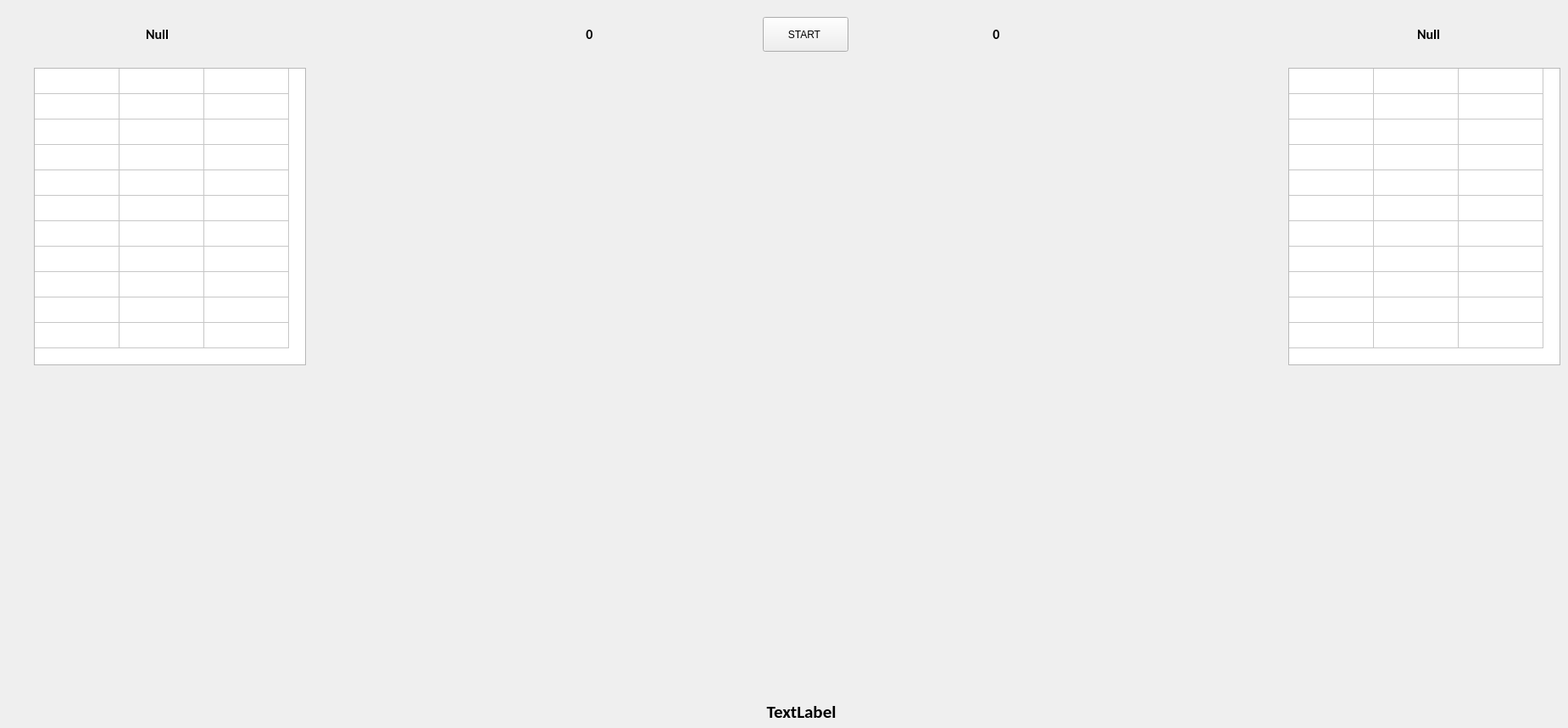
    <widget class="QWidget" name="tab">
     <attribute name="title">
      <string>Match</string>
     </attribute>
     <widget class="QTableWidget" name="team_left">
      <property name="geometry">
       <rect>
        <x>40</x>
        <y>80</y>
        <width>321</width>
        <height>351</height>
       </rect>
      </property>
      <property name="verticalScrollBarPolicy">
       <enum>Qt::ScrollBarAlwaysOff</enum>
      </property>
      <property name="horizontalScrollBarPolicy">
       <enum>Qt::ScrollBarAlwaysOff</enum>
      </property>
      <property name="sizeAdjustPolicy">
       <enum>QAbstractScrollArea::AdjustToContentsOnFirstShow</enum>
      </property>
      <property name="editTriggers">
       <set>QAbstractItemView::NoEditTriggers</set>
      </property>
      <property name="selectionMode">
       <enum>QAbstractItemView::NoSelection</enum>
      </property>
      <property name="showGrid">
       <bool>true</bool>
      </property>
      <property name="gridStyle">
       <enum>Qt::SolidLine</enum>
      </property>
      <property name="rowCount">
       <number>11</number>
      </property>
      <property name="columnCount">
       <number>3</number>
      </property>
      <attribute name="horizontalHeaderVisible">
       <bool>false</bool>
      </attribute>
      <attribute name="horizontalHeaderCascadingSectionResizes">
       <bool>false</bool>
      </attribute>
      <attribute name="horizontalHeaderDefaultSectionSize">
       <number>100</number>
      </attribute>
      <attribute name="verticalHeaderVisible">
       <bool>false</bool>
      </attribute>
      <attribute name="verticalHeaderCascadingSectionResizes">
       <bool>false</bool>
      </attribute>
      <attribute name="verticalHeaderMinimumSectionSize">
       <number>23</number>
      </attribute>
      <attribute name="verticalHeaderDefaultSectionSize">
       <number>30</number>
      </attribute>
      <row>
       <property name="text">
        <string>1</string>
       </property>
      </row>
      <row>
       <property name="text">
        <string>2</string>
       </property>
      </row>
      <row>
       <property name="text">
        <string>3</string>
       </property>
      </row>
      <row>
       <property name="text">
        <string>4</string>
       </property>
      </row>
      <row>
       <property name="text">
        <string>5</string>
       </property>
      </row>
      <row>
       <property name="text">
        <string>6</string>
       </property>
      </row>
      <row>
       <property name="text">
        <string>7</string>
       </property>
      </row>
      <row>
       <property name="text">
        <string>8</string>
       </property>
      </row>
      <row>
       <property name="text">
        <string>9</string>
       </property>
      </row>
      <row>
       <property name="text">
        <string>10</string>
       </property>
      </row>
      <row>
       <property name="text">
        <string>11</string>
       </property>
      </row>
      <column>
       <property name="text">
        <string>Player Name</string>
       </property>
       <property name="font">
        <font>
         <pointsize>10</pointsize>
         <weight>50</weight>
         <bold>false</bold>
        </font>
       </property>
       <property name="textAlignment">
        <set>AlignCenter</set>
       </property>
      </column>
      <column>
       <property name="text">
        <string>Position</string>
       </property>
       <property name="font">
        <font>
         <pointsize>10</pointsize>
        </font>
       </property>
       <property name="textAlignment">
        <set>AlignCenter</set>
       </property>
      </column>
      <column>
       <property name="text">
        <string>Form</string>
       </property>
       <property name="font">
        <font>
         <pointsize>10</pointsize>
        </font>
       </property>
       <property name="textAlignment">
        <set>AlignCenter</set>
       </property>
      </column>
      <item row="0" column="0">
       <property name="text">
        <string/>
       </property>
       <property name="textAlignment">
        <set>AlignCenter</set>
       </property>
       <property name="flags">
        <set>ItemIsEnabled</set>
       </property>
      </item>
      <item row="0" column="1">
       <property name="text">
        <string/>
       </property>
       <property name="textAlignment">
        <set>AlignCenter</set>
       </property>
       <property name="flags">
        <set>ItemIsEnabled</set>
       </property>
      </item>
      <item row="0" column="2">
       <property name="text">
        <string/>
       </property>
       <property name="textAlignment">
        <set>AlignCenter</set>
       </property>
       <property name="flags">
        <set>ItemIsEnabled</set>
       </property>
      </item>
      <item row="1" column="0">
       <property name="text">
        <string/>
       </property>
       <property name="textAlignment">
        <set>AlignCenter</set>
       </property>
       <property name="flags">
        <set>ItemIsEnabled</set>
       </property>
      </item>
      <item row="1" column="1">
       <property name="text">
        <string/>
       </property>
       <property name="textAlignment">
        <set>AlignCenter</set>
       </property>
      </item>
      <item row="1" column="2">
       <property name="text">
        <string/>
       </property>
       <property name="textAlignment">
        <set>AlignCenter</set>
       </property>
      </item>
      <item row="3" column="0">
       <property name="textAlignment">
        <set>AlignCenter</set>
       </property>
      </item>
      <item row="8" column="0">
       <property name="text">
        <string/>
       </property>
       <property name="flags">
        <set>ItemIsEnabled</set>
       </property>
      </item>
     </widget>
     <widget class="QPushButton" name="playMatchButton">
      <property name="geometry">
       <rect>
        <x>900</x>
        <y>20</y>
        <width>101</width>
        <height>41</height>
       </rect>
      </property>
      <property name="text">
       <string>START </string>
      </property>
     </widget>
     <widget class="QTableWidget" name="team_right">
      <property name="geometry">
       <rect>
        <x>1520</x>
        <y>80</y>
        <width>321</width>
        <height>351</height>
       </rect>
      </property>
      <property name="verticalScrollBarPolicy">
       <enum>Qt::ScrollBarAlwaysOff</enum>
      </property>
      <property name="horizontalScrollBarPolicy">
       <enum>Qt::ScrollBarAlwaysOff</enum>
      </property>
      <property name="sizeAdjustPolicy">
       <enum>QAbstractScrollArea::AdjustToContentsOnFirstShow</enum>
      </property>
      <property name="editTriggers">
       <set>QAbstractItemView::NoEditTriggers</set>
      </property>
      <property name="selectionMode">
       <enum>QAbstractItemView::NoSelection</enum>
      </property>
      <attribute name="horizontalHeaderVisible">
       <bool>false</bool>
      </attribute>
      <attribute name="verticalHeaderVisible">
       <bool>false</bool>
      </attribute>
      <row>
       <property name="text">
        <string>1</string>
       </property>
      </row>
      <row>
       <property name="text">
        <string>2</string>
       </property>
      </row>
      <row>
       <property name="text">
        <string>3</string>
       </property>
      </row>
      <row>
       <property name="text">
        <string>4</string>
       </property>
      </row>
      <row>
       <property name="text">
        <string>5</string>
       </property>
      </row>
      <row>
       <property name="text">
        <string>6</string>
       </property>
      </row>
      <row>
       <property name="text">
        <string>7</string>
       </property>
      </row>
      <row>
       <property name="text">
        <string>8</string>
       </property>
      </row>
      <row>
       <property name="text">
        <string>9</string>
       </property>
      </row>
      <row>
       <property name="text">
        <string>10</string>
       </property>
      </row>
      <row>
       <property name="text">
        <string>11</string>
       </property>
      </row>
      <column>
       <property name="text">
        <string>Player Name</string>
       </property>
       <property name="font">
        <font>
         <pointsize>10</pointsize>
        </font>
       </property>
       <property name="textAlignment">
        <set>AlignCenter</set>
       </property>
      </column>
      <column>
       <property name="text">
        <string>Position</string>
       </property>
       <property name="font">
        <font>
         <pointsize>10</pointsize>
        </font>
       </property>
      </column>
      <column>
       <property name="text">
        <string>Form</string>
       </property>
       <property name="font">
        <font>
         <pointsize>10</pointsize>
        </font>
       </property>
      </column>
     </widget>
     <widget class="QLabel" name="hometeam">
      <property name="geometry">
       <rect>
        <x>110</x>
        <y>30</y>
        <width>151</width>
        <height>20</height>
       </rect>
      </property>
      <property name="font">
       <font>
        <family>Calibri</family>
        <pointsize>12</pointsize>
        <weight>75</weight>
        <bold>true</bold>
       </font>
      </property>
      <property name="text">
       <string>Null</string>
      </property>
      <property name="scaledContents">
       <bool>false</bool>
      </property>
      <property name="alignment">
       <set>Qt::AlignCenter</set>
      </property>
     </widget>
     <widget class="QLabel" name="awayteam">
      <property name="geometry">
       <rect>
        <x>1610</x>
        <y>30</y>
        <width>151</width>
        <height>20</height>
       </rect>
      </property>
      <property name="font">
       <font>
        <family>Calibri</family>
        <pointsize>12</pointsize>
        <weight>75</weight>
        <bold>true</bold>
       </font>
      </property>
      <property name="text">
       <string>Null</string>
      </property>
      <property name="scaledContents">
       <bool>false</bool>
      </property>
      <property name="alignment">
       <set>Qt::AlignCenter</set>
      </property>
     </widget>
     <widget class="QLabel" name="hometeam_goal">
      <property name="geometry">
       <rect>
        <x>620</x>
        <y>30</y>
        <width>151</width>
        <height>20</height>
       </rect>
      </property>
      <property name="font">
       <font>
        <family>Calibri</family>
        <pointsize>12</pointsize>
        <weight>75</weight>
        <bold>true</bold>
       </font>
      </property>
      <property name="text">
       <string>0</string>
      </property>
      <property name="scaledContents">
       <bool>false</bool>
      </property>
      <property name="alignment">
       <set>Qt::AlignCenter</set>
      </property>
     </widget>
     <widget class="QLabel" name="awayteam_goal">
      <property name="geometry">
       <rect>
        <x>1100</x>
        <y>30</y>
        <width>151</width>
        <height>20</height>
       </rect>
      </property>
      <property name="font">
       <font>
        <family>Calibri</family>
        <pointsize>12</pointsize>
        <weight>75</weight>
        <bold>true</bold>
       </font>
      </property>
      <property name="text">
       <string>0</string>
      </property>
      <property name="scaledContents">
       <bool>false</bool>
      </property>
      <property name="alignment">
       <set>Qt::AlignCenter</set>
      </property>
     </widget>
     <widget class="QLabel" name="match">
      <property name="geometry">
       <rect>
        <x>360</x>
        <y>830</y>
        <width>1171</width>
        <height>20</height>
       </rect>
      </property>
      <property name="font">
       <font>
        <family>Calibri</family>
        <pointsize>16</pointsize>
        <weight>75</weight>
        <bold>true</bold>
       </font>
      </property>
      <property name="text">
       <string>TextLabel</string>
      </property>
      <property name="alignment">
       <set>Qt::AlignCenter</set>
      </property>
     </widget>
    </widget>
